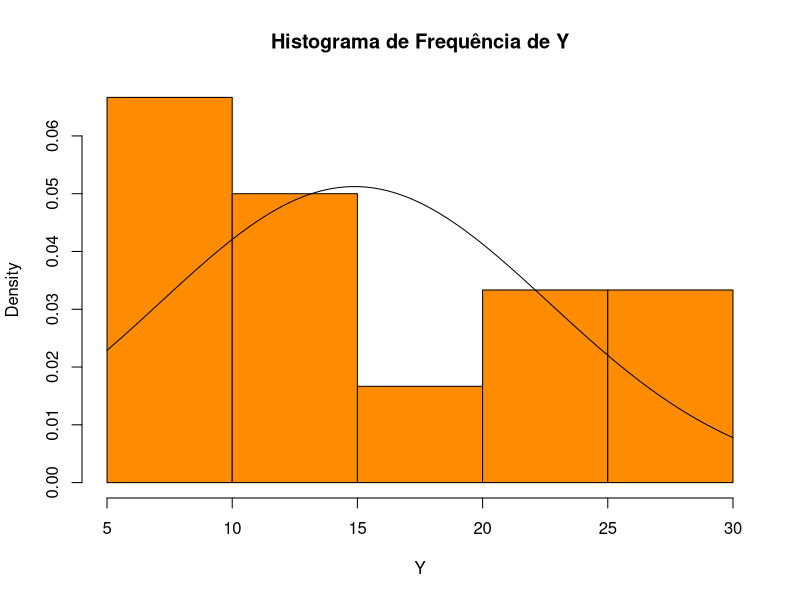
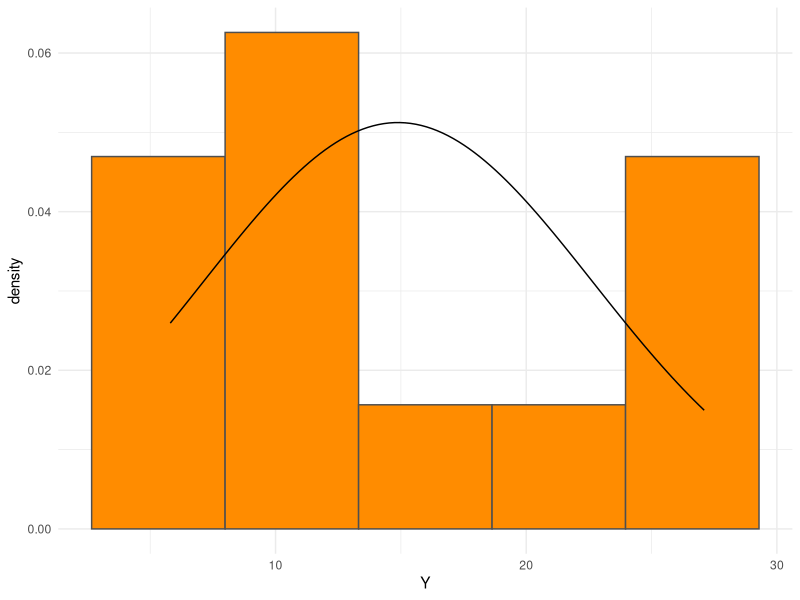
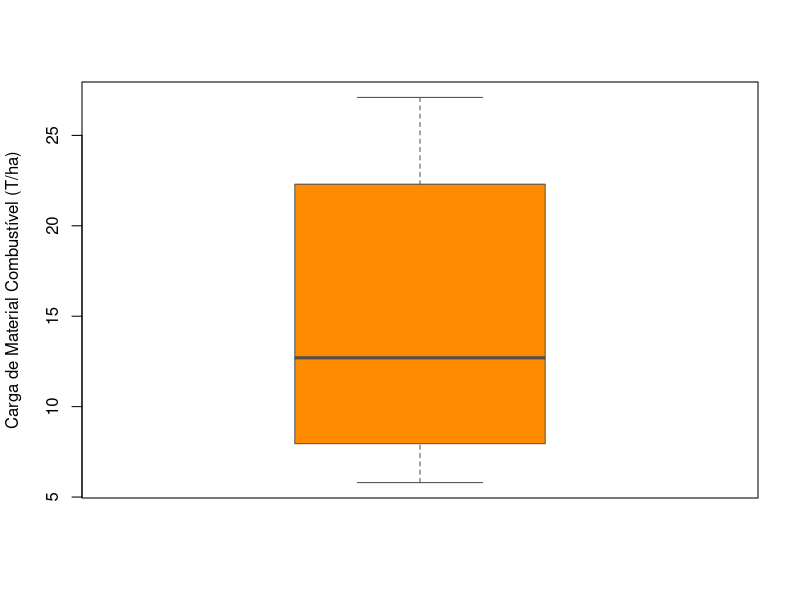
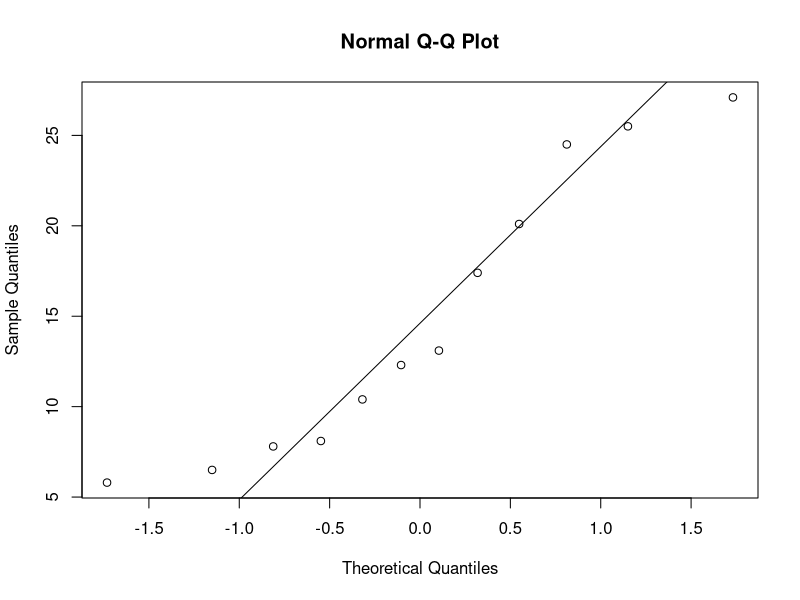
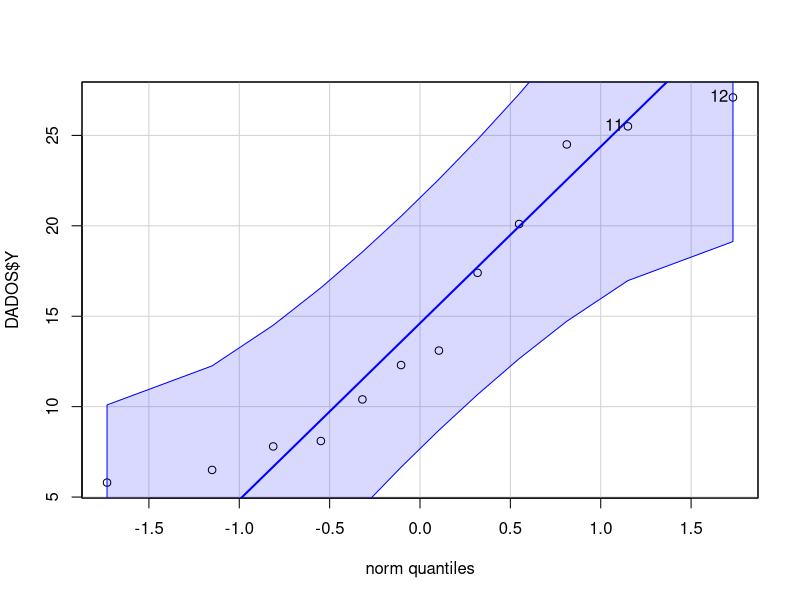

The R source for these figures, in order:
#LIMPAR MEMORIA
rm(list=ls(all=TRUE))

# PACOTES
library(readxl)
library(ggplot2)
library(ggpubr)
library(car)
library(fBasics)
library(openxlsx)


#                            CARREGANDO DADOS

DADOS <- read_excel("DADOS.xlsx")

#-------------------------------------------------------------------------------

#                 AVALIANDO DISTRIBUICAO GRAFICAMENTE #

# 1º OPÇÃO
hist(DADOS$Y,
     col = "#FF8C00",
     freq = F,
     main = "Histograma de Frequência de Y",
     xlab= "Y"
     )
curve(dnorm(x, mean = mean(DADOS$Y), sd = sd(DADOS$Y)), add = T)

#2º OPÇÃO GGPLOT

ggplot(DADOS)+
  aes(x = Y)+
  geom_histogram(fill= "#FF8C00",
                 col= "#4F4F4F",
                 bins = 5,
                 aes(y =..density..))+
  theme_minimal()+
  stat_function(fun = dnorm, args = list(mean = mean(DADOS$Y), sd=sd(DADOS$Y)))

# BOXPLOT

boxplot(DADOS$Y,
        ylab = "Carga de Material Combustível (T/ha)",
        col = "#FF8C00",
        border = "#4F4F4F",
        horizontal = F,
        notch = F
)

basicStats(DADOS$Y) # RESUMO ESTATISTICO BASICO

#-------------------------------------------------------------------------------
#                      AVALIANDO NORMALIDADE
summary(DADOS$Y)
shapiro.test(DADOS$Y)
qqnorm(DADOS$Y)
qqline(DADOS$Y)
qqPlot(DADOS$Y, dist='norm',envelope=.95)

#-------------------------------------------------------------------------------
#                                NOTA
# DADOS APRESENTAM NORMALIDADE##
# CASO SEUS DADOS NAO APRESENTAM DISTRIBUICAO NORMAL, VOCE DEVERA NORMALIZAR,
# CASO AO CONTRARIO VERIFICAR O MOTIVO
# CASO SEUS DADOS TENHAM ESSA TENDENCIA DE ANORMALIDADE NA DISTRIBUICAO, UTILIZE
# METODOS NAO - PARAMETRICOS PARA SUAS ANALISES ESTATISTICAS
#-------------------------------------------------------------------------------

#                   AVALIANDO ERRO AMOSTRAL DO EXPERIMENTO

## VERIFICAR SE SEU NUMERO DE AMOSTRA E SUFICIENTE PARA ANALISES ESTATISTICA CONFIAVEL

t=2.20009 # VALOR T - GRAU DE LIBERDADE (12-1 = 11) E ALFA 5%
ERRO_PADRAO_DA_MEDIA = 2.34/sqrt(12) # raiz(desvio padrao/raiz(nº de amostra)) # verificar informacao no resumo estatistico do basicStasts
media=mean(DADOS$Y)
ERRO_AMOSTRAL = (ERRO_PADRAO_DA_MEDIA*t/media)*100

ERRO_AMOSTRAL
#-------------------------------------------------------------------------------
#                                NOTA
## O NUMERO DE AMOSTRAS FORAM SUFICIENTES, A NIVEL DE 5% DE PROBILIDADE COM ERRO
# INFERIOR A 10%
#-------------------------------------------------------------------------------
